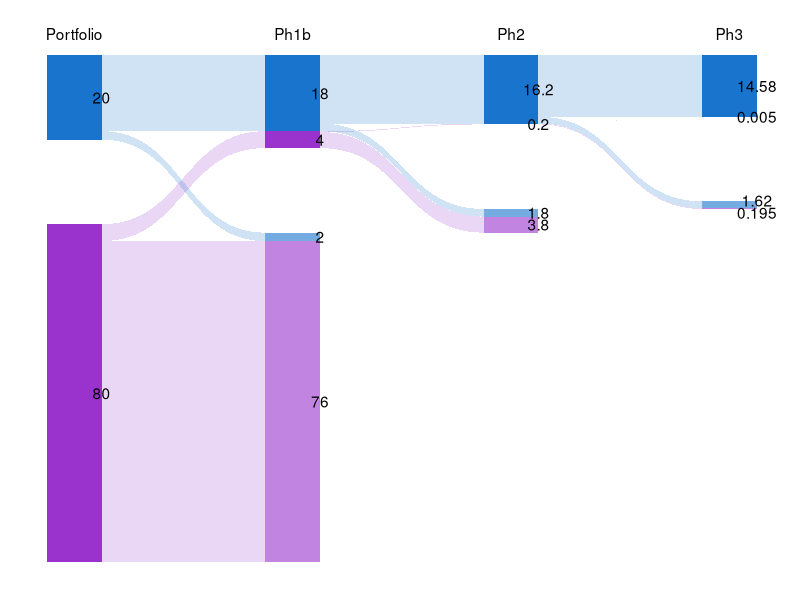

This figure's R source:
library(reshape2)
library(ggforce)
library(tidyverse)

sample_data<-data.frame(X=c("TP", "FP", "FN", "TN"),
                        Portforlio=c(200, 800, NA, NA),
                        Phase1b=c(180, 40, 20, 760),
                        Phase2=c(162, 2, 18, 38),
                        Phase3=c(145.8, 0.05, 16.2, 1.95))

# sample_data<-data.frame(X=c("TP", "FP", "FN", "TN"),
#                         Portforlio=c(200, 800, NA, NA),
#                         Phase1b=c(160, 100, 40, 700),
#                         Phase2=c(120, 50, 40, 50),
#                         Phase3=c(100, 35, 20, 15))


sample_data[,2:5]<-sample_data[,2:5]/10

dat<-gather(sample_data, key="phase", value="value", Portforlio, Phase1b, Phase2, Phase3) %>%
     mutate(lab=paste0(rep(LETTERS[1:4], each=4), rep(1:4, 4))) %>%
     filter(!is.na(value))

for(i in seq_along(dat$lab)){
  assign(dat$lab[i], dat$value[i])
}

wave <- data.frame(
  x = c(20, 80, 20, 80, 
        20, 80, 20, 80,
        20, 80, 20, 80, 
        20, 80, 20, 80,
        100, 160, 100, 160,
        100, 160, 100, 160,
        100, 160, 100, 160,
        100, 160, 100, 160,
        180, 240, 180, 240,
        180, 240, 180, 240,
        180, 240, 180, 240,
        180, 240, 180, 240),
  y = c(0, 0, B4, B4, 
        B4, 120-(B1+B2), A2, 120-B1,
        120-A1, B4, 120-B1, B3+B4, 
        120-B1, 120-B1, 120, 120,
        
        120-(B1+B2), 120-(C1+C2)-20-(C3+C4), 120-(B1+B2)+C4, 120-(C1+C2)-20-C3,
        120-(B1+B2)+C4, 120-(C1+C2), 120-B1, 120-C1,
        120-B1, 120-(C1+C2)-20-C3, 120-C1, 120-(C1+C2)-20,
        120-C1, 120-C1, 120, 120,
        
        120-(C1+C2), 120-(D1+D2)-20-(D3+D4), 120-(C1+C2)+D4, 120-(D1+D2)-20-D3,
        120-(C1+C2)+D4, 120-(D1+D2), 120-C1, 120-D1,
        120-C1, 120-(D1+D2)-20-D3, 120-D1, 120-(D1+D2)-20,
        120-D1, 120-D1, 120, 120 
        ),
  group = rep(1:12, each=4),
  col = rep(rep(c("Purple", "Purple", "Blue", "Blue"), 3), each=4),
  alpha = rep("3", length(col))
)

positions <- data.frame(
  group = rep(1:14, each = 4),
  col = rep(rep(c("Purple", "Blue"), each=4), 7),
  alpha = rep(c("1", "1", rep(c("2", "2", "1", "1"), 3)), each=4),
  x = c(0, 20, 20, 0, #portfolio FP
        0, 20, 20, 0, #portfolio TP
        80, 100, 100, 80, #ph1b TN
        80, 100, 100, 80, #ph1b FN
        80, 100, 100, 80, #ph1b FP
        80, 100, 100, 80, #ph1b TP
        160, 180, 180, 160, #ph2 TN
        160, 180, 180, 160, #ph2 FN
        160, 180, 180, 160, #ph2 FP
        160, 180, 180, 160, #ph2 TP
        240, 260, 260, 240, #ph3 TN
        240, 260, 260, 240, #ph3 FN
        240, 260, 260, 240, #ph3 FP
        240, 260, 260, 240), #ph3 TP
  y = c(0, 0, A2, A2, #portfolio FP
        120-A1, 120-A1, 120, 120, #portfolio TP
        
        0, 0, B4, B4, #ph1b TN
        B4, B4, B3+B4, B3+B4, #ph1b FN
        120-(B1+B2), 120-(B1+B2), 120-B1, 120-B1, #ph1b FP 
        120-B1, 120-B1, 120, 120, #ph1b TP
        
        120-(C1+C2)-20-(C3+C4), 120-(C1+C2)-20-(C3+C4), 120-(C1+C2)-20-C3, 120-(C1+C2)-20-C3, #ph2 TN
        120-(C1+C2)-20-C3, 120-(C1+C2)-20-C3, 120-(C1+C2)-20, 120-(C1+C2)-20, #ph2 FN
        120-(C1+C2), 120-(C1+C2), 120-C1, 120-C1, #ph2 FP
        120-C1, 120-C1, 120, 120, #ph2 TP
        
        120-(D1+D2)-20-(D3+D4), 120-(D1+D2)-20-(D3+D4), 120-(D1+D2)-20-D3, 120-(D1+D2)-20-D3, #ph3 TN
        120-(D1+D2)-20-D3, 120-(D1+D2)-20-D3, 120-(D1+D2)-20, 120-(D1+D2)-20, #ph3 FN
        120-(D1+D2), 120-(D1+D2), 120-D1, 120-D1, #ph3 FP
        120-D1, 120-D1, 120, 120) #ph3 TP
)

legnd <- data.frame(
  group = rep(1:4, 4),
  col = rep(c("blue", "purple", "blue", "purple"), each=4),
  alpha = rep(c("1", "1", "2", "2"), each=4),
  x = c(190, 190, 210, 210, 
        190, 190, 210, 210,
        190, 190, 210, 210,
        190, 190, 210, 210),
  y = c(40, 35, 40, 35,
        30, 25, 30, 25,
        20, 15, 20, 15,
        10, 5, 10, 5)
)

data<-rbind(wave, positions, legnd)


ggplot(data) +
  ggforce::geom_diagonal_wide(data=data[1:48,], aes(x, y, group = group, fill = col, alpha=alpha), radius = 0) +
  ggforce::geom_shape(data=data[49:104,], aes(x, y, group=group, fill=col, alpha=alpha)) +
  scale_alpha_discrete(range = c(1, 0.2, 0.1)) +
  scale_fill_manual(values = c("dodgerblue3", "darkorchid3")) +
  theme_bw() +
  theme(axis.line=element_blank(),
        axis.text.x=element_blank(),
        axis.text.y=element_blank(),
        axis.ticks=element_blank(),
        axis.title.x=element_blank(),
        axis.title.y=element_blank(),
        legend.position="none",
        panel.background=element_blank(),
        panel.border=element_blank(),
        panel.grid.major=element_blank(),
        panel.grid.minor=element_blank(),
        plot.background=element_blank()) +
  annotate("text", x=c(20, 20, 100, 100, 100, 100, 180, 180, 180, 180, 260, 260, 260, 260, 
                       10, 90, 170, 250), 
                   y=c(120-A1/2, A2/2, 120-B1/2, 120-B1-B2/2, B4+B3/2, B4/2, 
                       120-C1/2, 120-C1-C2/2, 120-(C1+C2+20)-C3/2, 120-(C1+C2+20+C3)-C4/2,
                       120-D1/2, 120-D1-D2/2, 120-(D1+D2+20)-D3/2+1, 120-(D1+D2+20+D3)-D4/2-1,
                       rep(125, 4)), 
                   label=c(na.omit(unlist(sample_data[, 2:5])), "Portfolio", "Ph1b", "Ph2", "Ph3"))

